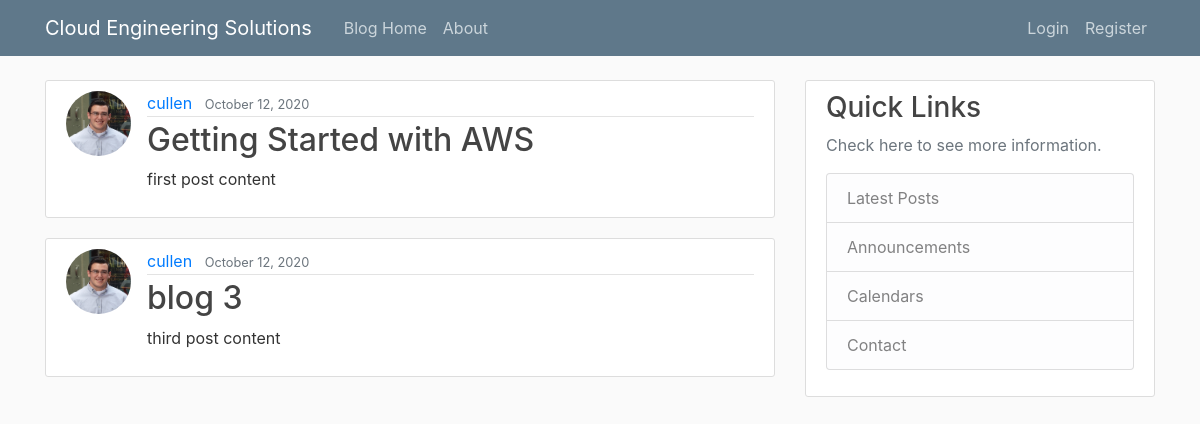
The page / on the database its author committed.
### blog/models.py (models this page shows, shortened)
class Post(models.Model):
    title = models.CharField(max_length=100)
    content = models.TextField()
    date_posted = models.DateTimeField(default=timezone.now)
    author = models.ForeignKey(User, on_delete=models.CASCADE)

### users/models.py (models this page shows, shortened)
class Profile(models.Model):
    user = models.OneToOneField(User, on_delete=models.CASCADE)
    image = models.ImageField(default='default.jpg', upload_to='profile_pics')

### blog/views.py (the view)
# urls.py: path('', views.home, name='blog-home'),
def home(request):
    context = {
        'posts':Post.objects.all
    }
    return render(request, 'blog/home.html', context)

### blog/templates/blog/home.html
{% extends "blog/base.html"%}
{%block content %}
    {% for post in posts%}
        <article class="media content-section">
            <img class="rounded-circle article-img" src="{{ post.author.profile.image.url }}" alt="">
            <div class="media-body">
            <div class="article-metadata">
                <a class="mr-2" href="#">{{ post.author }}</a>
                <small class="text-muted">{{ post.date_posted|date:'F d, Y' }}</small>
            </div>
            <h2><a class="article-title" href="#">{{ post.title }}</a></h2>
            <p class="article-content">{{ post.content }}</p>
            </div>
        </article>
    {% endfor %}
{% endblock content%}

### blog/templates/blog/base.html (shortened to what this page needs)
{% load static %}
<!DOCTYPE html>
<html lang="en">
<head>
<link rel="stylesheet" href="https://stackpath.bootstrapcdn.com/bootstrap/4.3.1/css/bootstrap.min.css">
    <link rel="stylesheet" type="text/css" href="{% static 'blog/main.css' %}">
</head>
<body>
    <header class="site-header">
        <nav class="navbar navbar-expand-md navbar-dark bg-steel fixed-top">
        <div class="container">
            <a class="navbar-brand mr-4" href="{% url 'blog-home' %}">Cloud Engineering Solutions</a>
            <div class="collapse navbar-collapse" id="navbarToggle">
            <div class="navbar-nav mr-auto">
                <a class="nav-item nav-link" href="{% url 'blog-home' %}">Blog Home</a>
                <a class="nav-item nav-link" href="{% url 'blog-about' %}">About</a>
            </div>
            <div class="navbar-nav">
              {% if user.is_authenticated %}
              <a class="nav-item nav-link" href="{% url 'profile' %}">Profile</a>
              <a class="nav-item nav-link" href="{% url 'logout' %}">Logout</a>
              {% else %}
                <a class="nav-item nav-link" href="{% url 'login' %}">Login</a>
                <a class="nav-item nav-link" href="{% url 'register' %}">Register</a>
              {% endif %}
            </div>
            </div>
        </div>
        </nav>
    </header>
    <main role="main" class="container">
        <div class="row">
          <div class="col-md-8">
            {% block content %}{% endblock %}
          </div>
          <div class="col-md-4">
            <div class="content-section">
              <h3>Quick Links</h3>
              <p class='text-muted'>Check here to see more information.
                <ul class="list-group">
                  <li class="list-group-item list-group-item-light">Latest Posts</li>
                  <li class="list-group-item list-group-item-light">Announcements</li>
                  <li class="list-group-item list-group-item-light">Calendars</li>
                  <li class="list-group-item list-group-item-light">Contact</li>
                </ul>
              </p>
            </div>
          </div>
        </div>
      </main>
</body>
</html>

### blog/static/blog/main.css (style rules this page uses)
body { background: #fafafa; color: #333333; margin-top: 5rem; }
h1, h2, h3, h4, h5, h6 { color: #444444; }
ul { margin: 0; }
.bg-steel { background-color: #5f788a; }
.site-header .navbar-nav .nav-link { color: #cbd5db; }
.content-section { background: #ffffff; padding: 10px 20px; border: 1px solid #dddddd; border-radius: 3px; margin-bottom: 20px; }
.article-title { color: #444444; }
.article-content { white-space: pre-line; }
.article-img { height: 65px; width: 65px; margin-right: 16px; }
.article-metadata { padding-bottom: 1px; margin-bottom: 4px; border-bottom: 1px solid #e3e3e3 }

### rows shown on the page
Post: author.profile.image (picture), author "cullen", date_posted "October 12, 2020", title "Getting Started with AWS", content "first post content"
Post: author.profile.image (picture), author "cullen", date_posted "October 12, 2020", title "blog 3", content "third post content"
